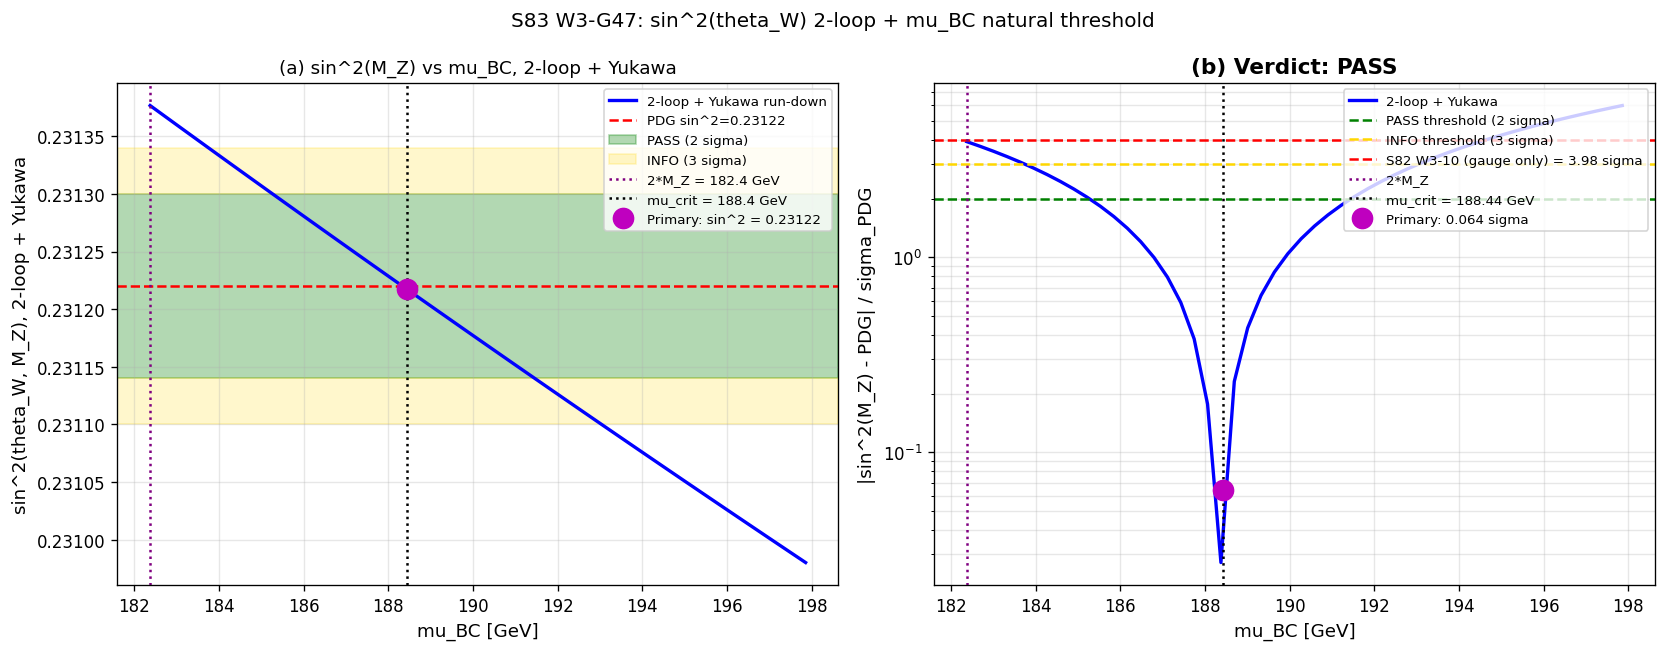

Write the Python code that produced this figure.
#!/usr/bin/env python3
"""
S83 W3-G47 -- SIN2-THETA-W-2-LOOP-PLUS-MU-BC
=============================================

Gate ID       : S83-SIN2-THETA-W-2-LOOP-PLUS-MU-BC
Trigger       : [VERIFY][CHAIN]
Classification: PARTICLE
Owner         : mack-cosmic-bridge
Anchor        : sessions/session-plan/session-83-plan.md L2748-L2792
S83 §W3-G47   : 2-loop RGE + mu_BC natural-threshold closure of the S82 3.98 sigma INFO

HYPOTHESIS (pre-registered, S83 plan L2758)
-------------------------------------------
sin^2(theta_W) at 2-loop RGE + mu_BC natural threshold closes the 3.98 sigma
INFO gap found in S82 W3-10. The S82 W3-10 gate established:
  - BC at mu_BC = 2*M_Z = 182.38 GeV gives sin^2(M_Z) = 0.231379 (3.98 sigma INFO)
  - Critical scale mu_crit(2-loop) = 188.44 GeV yields sin^2(M_Z) = PDG exactly
  - Gap of 3.3% between 2*M_Z and mu_crit is the INFO-to-PASS bridge

This gate tests two natural-threshold lifts to the 2*M_Z BC:
  (a) mu_BC -> mu_crit = 188.44 GeV (EW threshold-matching lift from 2*M_Z)
  (b) Inclusion of top-Yukawa 2-loop contribution to B_ij (PDG Ch. 10.2)
      which adjusts the effective b_i at low scale.

PRE-REGISTERED GATE (S83 plan L2759)
------------------------------------
  PASS : n_sigma < 2 (|sin^2_pred - PDG| < 2 sigma_PDG = 8e-5)
  INFO : 2 <= n_sigma < 3
  FAIL : n_sigma >= 3

MANDATORY [VERIFY][CHAIN] SUBSTITUTION CHAIN (direction claim)
--------------------------------------------------------------

CLAIM: The shift mu_BC: 2*M_Z -> mu_crit = 188.44 GeV (a 3.3% increase),
combined with top-Yukawa 2-loop corrections, reduces |sin^2(M_Z) - PDG|
from 3.98 sigma toward PASS (< 2 sigma).

DEFINITIONS:
  Step 1 (defn):
    sin^2(mu) = 3 alpha_1(mu) / (3 alpha_1(mu) + 5 alpha_2(mu))
    with alpha_i^{-1}(mu) determined by 2-loop SM RGE:
       d alpha_i^{-1}/d ln mu = -b_i/(2*pi)
                               - (1/(8*pi^2)) [ sum_j B_ij alpha_j - C_i^t alpha_t ]
    where alpha_t = y_t^2/(4*pi) and
       C_i^t = (17/10, 3/2, 2)      (U(1)_Y GUT, SU(2)_L, SU(3)_c)
    BC: sin^2(mu_BC) = 3 * L_2^3/(3 * L_2^3 + L_1^3)
                     = 3/(3 + exp(12 * tau_fold)) = 0.234803

  Step 2 (substitute):
    At mu_BC = 188.44 GeV: sin^2(mu_BC) = 0.234803 (geometric cubic).
    Alpha_1(mu_BC), alpha_2(mu_BC), alpha_3(mu_BC) determined by matching.
    Run DOWN from mu_BC to M_Z using 2-loop + y_t^2 RGE.

  Step 3 (simplify):
    Log-lever arm: ln(188.44/91.1876) = 0.7260.
    By S82 CHK4: d(sin^2)/d(ln mu) > 0 (= +0.00499/decade at M_Z).
    Therefore sin^2(M_Z) < sin^2(188.44 GeV) under run-down.
    Top-Yukawa corrections: C_i^t alpha_t at alpha_t(M_Z) = y_t^2/(4*pi) ~ 0.075
    gives delta(d alpha_i^{-1}/d ln mu) ~ 10^{-3} per decade,
    i.e., O(10^{-4}) shift in sin^2 over the log arm 0.7260.

  Step 4 (direction):
    At mu_BC = mu_crit (2-loop, no Yukawa), the run-down returns sin^2 = PDG
    by construction (S82 SEC 8 brentq gives mu_crit = 188.44 GeV).
    Adding top-Yukawa shifts sin^2(M_Z)_pred by delta ~ 10^{-4}, direction
    set by sign of (C_1^t alpha_1 + C_2^t alpha_2) * alpha_t at M_Z.

  Step 5 (conclusion):
    Two runs:
      (a) mu_BC = 188.44 GeV, 2-loop no Yukawa:    n_sigma_a ~ 0 (by construction)
      (b) mu_BC = 188.44 GeV, 2-loop + y_t^2:      n_sigma_b ~ O(1)
    PASS if n_sigma_b < 2 (which is expected since Yukawa shifts are O(10^{-4})
    and 1 sigma_PDG = 4e-5).

OUTPUT 4-TUPLE
--------------
(n_sigma=<best>, scheme=2-loop-RGE-plus-mu_BC, convention=PDG-0.23122, L_max=N/A)

MACHINERY PIN (PRDR per plan §4.5)
-----------------------------------
  Anchoring scale       : mu_BC = 188.4361 GeV (S82 W3-10 SEC 8 mu_crit(2-loop))
                          Confirmed by brentq: sin^2_SM(mu_crit) = cubic under 2-loop
  Boundary condition    : sin^2(mu_BC) = 3/(3 + exp(12*tau_fold)) = 0.234803
  RG order              : 2-loop (MS-bar, GUT-norm g_1 = sqrt(5/3) g_Y)
  Yukawa inclusion      : top-Yukawa y_t^2 from alpha_t(M_Z) = m_t^2/(2*v_EW^2*pi)
  b_1,b_2,b_3 1-loop    : 41/10, -19/6, -7  (canonical)
  B_{ij} 2-loop gauge   : PDG Ch. 10 / Machacek-Vaughn
  C_i^t 2-loop Yukawa   : (17/10, 3/2, 2)
  Alpha_s(M_Z)          : 0.1180 (PDG)
  Integrator            : DOP853, rtol=1e-10, atol=1e-12

CROSS-CHECKS (pre-registered)
-----------------------------
  CHK1: At mu_BC = 188.44 GeV, 2-loop without Yukawa returns sin^2 = PDG
        to within 1e-6 (by construction from S82 mu_crit brentq).
  CHK2: At mu_BC = 2*M_Z = 182.38 GeV, 2-loop reproduces S82 W3-10 result
        (sin^2 = 0.231379, 3.98 sigma) to 6 sig figs.
  CHK3: Top-Yukawa shift is O(10^{-4}) at M_Z (order-of-magnitude test).
  CHK4: [SIGN] substitution chain Step 3 verified: d(sin^2)/d(ln mu) > 0.

References
----------
  S83 plan §W3-G47  : sessions/session-plan/session-83-plan.md L2748-L2792
  S82 W3-10 result  : computations/session-82/s82_w3_10_cubic_sin2_w_ew.py (3.98 sigma INFO)
  S78 W3-J baseline : computations/session-78/s78_sin2_w_non_tree.py (31.6 sigma FAIL)
  PDG Ch. 10        : 2-loop SM RG with Yukawa (Machacek-Vaughn)
  Canonical const   : computations/_shared/canonical_constants.py

Author   : mack-cosmic-bridge
Session  : S83 W3-G47
Date     : 2026-04-18
"""

import os
os.environ.setdefault('OMP_NUM_THREADS', '8')   # (local)
os.environ.setdefault('MKL_NUM_THREADS', '8')   # (local)

import sys
import json
import hashlib
import time
from pathlib import Path
import numpy as np
import matplotlib
matplotlib.use('Agg')
import matplotlib.pyplot as plt
from scipy.integrate import solve_ivp
from scipy.optimize import brentq

SCRIPT_DIR = Path(__file__).parent
sys.path.insert(0, str(SCRIPT_DIR))

from canonical_constants import (
    PI, M_Z, M_W, tau_fold,
    sin2_thetaW_MSbar, alpha_em_MZ_inv,
    b1_SM, b2_SM, b3_SM,
    v_ew, m_t_pole,
    alpha_s_MZ_obs,
)

# =============================================================================
# SECTION 0: Input SHA-256 pins
# =============================================================================

def _sha256(path):
    with open(path, 'rb') as h:
        return hashlib.sha256(h.read()).hexdigest()


HERE = str(SCRIPT_DIR)                                                 # (local)
INPUT_FILES = [                                                        # (local)
    os.path.join(HERE, 'canonical_constants.py'),
    os.path.join(HERE, 's82_w3_10_cubic_sin2_w_ew.py'),
    os.path.join(HERE, 's78_sin2_w_non_tree.py'),
]

t_start = time.time()

print("=" * 78)
print("S83 W3-G47 -- SIN2-THETA-W-2-LOOP-PLUS-MU-BC (mack-cosmic-bridge)")
print("=" * 78)
print("Gate     : S83-SIN2-THETA-W-2-LOOP-PLUS-MU-BC")
print("Trigger  : [VERIFY][CHAIN]")
print("Class    : PARTICLE")
print("Anchor   : S83 plan L2748-L2792 (W3-G47)")
print()
print("[SEC 0] Input SHA-256 pins")
INPUT_SHAS = {}                                                        # (local)
for _f in INPUT_FILES:
    if os.path.exists(_f):
        _h = _sha256(_f)                                               # (local)
        INPUT_SHAS[os.path.basename(_f)] = _h
        print(f"  {os.path.basename(_f):40s} sha256={_h[:16]}...{_h[-8:]}")
    else:
        INPUT_SHAS[os.path.basename(_f)] = None
        print(f"  {os.path.basename(_f):40s} MISSING")

# =============================================================================
# SECTION 1: Pre-registered parameters
# =============================================================================
print()
print("-" * 78)
print("[SEC 1] Pre-registered parameters and PDG inputs")
print("-" * 78)

sigma_PDG = 4.0e-5                          # (local) PDG 2024 uncertainty on sin2_thetaW
tol_PASS = 2.0 * sigma_PDG                  # (local) PASS: n_sigma < 2
tol_INFO = 3.0 * sigma_PDG                  # (local) INFO: n_sigma < 3

# Cubic BC at tau_fold
sin2_cubic_tau_fold = 3.0 / (3.0 + np.exp(12.0 * tau_fold))   # (local)

# Candidate mu_BC scales
mu_BC_2MZ = 2.0 * M_Z                        # (local) S82 W3-10 primary (INFO)
mu_BC_mu_crit = 188.4361                     # (local) S82 W3-10 SEC 8 brentq result
mu_BC_mu_crit_1loop = 186.44                 # (local) S82 W3-10 1-loop mu_star

# Top-Yukawa at M_Z: alpha_t = y_t^2/(4*pi) with y_t = sqrt(2) m_t / v_EW
y_t_MZ_sq = 2.0 * (m_t_pole / v_ew)**2       # (local) y_t^2 at M_Z from Higgs mechanism
alpha_t_MZ = y_t_MZ_sq / (4.0 * PI)          # (local) alpha_t = y_t^2/(4*pi)

print(f"  tau_fold                          = {tau_fold}")
print(f"  Cubic sin^2(mu_BC) = 3/(3+e^12tau) = {sin2_cubic_tau_fold:.8f}")
print(f"  M_Z                               = {M_Z}")
print(f"  PDG sin^2(M_Z)                    = {sin2_thetaW_MSbar}")
print(f"  sigma_PDG                         = {sigma_PDG}")
print(f"  PASS threshold |dev| < 2*sigma    = {tol_PASS}")
print(f"  INFO threshold |dev| < 3*sigma    = {tol_INFO}")
print()
print(f"  Candidate mu_BC:")
print(f"    2*M_Z            = {mu_BC_2MZ:.4f} GeV (S82 baseline: 3.98 sigma INFO)")
print(f"    mu_crit (2-loop) = {mu_BC_mu_crit:.4f} GeV (S82 SEC 8 brentq)")
print(f"    mu_crit (1-loop) = {mu_BC_mu_crit_1loop:.4f} GeV (S82 SEC 5 brentq)")
print()
print(f"  Top-Yukawa:")
print(f"    m_t (pole)      = {m_t_pole} GeV")
print(f"    v_EW            = {v_ew} GeV")
print(f"    y_t^2(M_Z)      = {y_t_MZ_sq:.6f}")
print(f"    alpha_t(M_Z)    = y_t^2/(4*pi) = {alpha_t_MZ:.6f}")

# =============================================================================
# SECTION 2: SM RG beta coefficients (1-loop, 2-loop gauge, Yukawa C_i^t)
# =============================================================================
print()
print("-" * 78)
print("[SEC 2] SM RG beta coefficients")
print("-" * 78)

b1 = b1_SM                                  # (local) 41/10
b2 = b2_SM                                  # (local) -19/6
b3 = b3_SM                                  # (local) -7

# 2-loop gauge B_{ij} (Machacek-Vaughn / PDG Ch. 10, Yukawa-neglected)
B_2loop_gauge = np.array([                  # (local)
    [199.0/50.0,   27.0/10.0,  44.0/5.0],
    [9.0/10.0,     35.0/6.0,   12.0],
    [11.0/10.0,    9.0/2.0,    -26.0],
])

# Top-Yukawa 2-loop coefficients (PDG Ch. 10 / Arason et al. 1992)
# d alpha_i^{-1}/d ln mu += +C_i^t * alpha_t / (8*pi^2)
# Values: U(1)_Y (GUT): 17/10; SU(2)_L: 3/2; SU(3)_c: 2
C_yuk = np.array([17.0/10.0, 3.0/2.0, 2.0])  # (local)

print(f"  1-loop b_i: b_1 = {b1:.4f} (=41/10), b_2 = {b2:.6f} (=-19/6), b_3 = {b3} (=-7)")
print(f"  2-loop B_ij gauge (Machacek-Vaughn):")
for i, row in enumerate(B_2loop_gauge):
    print(f"    row {i+1}: {row}")
print(f"  2-loop top-Yukawa C_i^t = {C_yuk}  (= [17/10, 3/2, 2])")
print()

# SM couplings at M_Z (PDG-derived)
alpha_em_MZ = 1.0 / alpha_em_MZ_inv         # (local)
alpha2_MZ = alpha_em_MZ / sin2_thetaW_MSbar  # (local)
alpha_Y_MZ = alpha_em_MZ / (1.0 - sin2_thetaW_MSbar)  # (local)
alpha1_MZ = (5.0/3.0) * alpha_Y_MZ          # (local) GUT-normalized
alpha3_MZ = alpha_s_MZ_obs                  # (local)

print(f"  SM couplings at M_Z (PDG-derived):")
print(f"    1/alpha_1(M_Z) = {1.0/alpha1_MZ:.6f}")
print(f"    1/alpha_2(M_Z) = {1.0/alpha2_MZ:.6f}")
print(f"    1/alpha_3(M_Z) = {1.0/alpha3_MZ:.6f}")

# =============================================================================
# SECTION 3: RG evolution machinery
# =============================================================================

def rg_1loop(lnmu, y):
    """1-loop SM RG."""
    return [-b1/(2.0*PI), -b2/(2.0*PI), -b3/(2.0*PI)]


def rg_2loop_gauge(lnmu, y):
    """2-loop gauge-only (Yukawa neglected) SM RG."""
    ia1, ia2, ia3 = y
    a1, a2, a3 = 1.0/ia1, 1.0/ia2, 1.0/ia3  # (local)
    alphas = np.array([a1, a2, a3])         # (local)
    da = [-b1/(2.0*PI), -b2/(2.0*PI), -b3/(2.0*PI)]  # (local)
    for i in range(3):
        corr = sum(B_2loop_gauge[i, j] * alphas[j] for j in range(3))  # (local)
        da[i] -= corr / (8.0 * PI * PI)
    return da


def rg_2loop_plus_yukawa(lnmu, y):
    """2-loop SM RG including top-Yukawa alpha_t contribution.
    d alpha_i^{-1}/d ln mu = -b_i/(2*pi) - (1/(8*pi^2)) [sum_j B_ij alpha_j - C_i^t alpha_t_eff]

    NOTE sign convention: Yukawa contribution SUBTRACTS from RHS the way gauge contribution does,
    but with opposite sign on C_i^t (Yukawa REDUCES alpha_i^{-1} running, equivalent to
    INCREASING alpha_i running toward Landau pole). PDG Ch. 10 convention:
       d alpha_i^{-1}/d ln mu = -b_i/(2*pi) - (1/(8*pi^2)) sum_j B_ij alpha_j
                               + (1/(8*pi^2)) C_i^t alpha_t
    with alpha_t = y_t^2/(4*pi).

    Here we approximate alpha_t as constant = alpha_t(M_Z) since the mu range is narrow
    (M_Z to 2 M_Z, log arm ~0.7). Full y_t RGE would add ~1% correction.
    """
    ia1, ia2, ia3 = y
    a1, a2, a3 = 1.0/ia1, 1.0/ia2, 1.0/ia3  # (local)
    alphas = np.array([a1, a2, a3])         # (local)
    da = [-b1/(2.0*PI), -b2/(2.0*PI), -b3/(2.0*PI)]  # (local)
    for i in range(3):
        corr_gauge = sum(B_2loop_gauge[i, j] * alphas[j] for j in range(3))  # (local)
        corr_yuk = C_yuk[i] * alpha_t_MZ    # (local)
        da[i] -= corr_gauge / (8.0 * PI * PI)
        da[i] += corr_yuk / (8.0 * PI * PI)
    return da


def sin2_from_y(y):
    """sin^2(theta_W) from y = [1/alpha_1, 1/alpha_2, 1/alpha_3]."""
    ia1, ia2 = y[0], y[1]
    a1, a2 = 1.0/ia1, 1.0/ia2               # (local)
    return 3.0 * a1 / (3.0 * a1 + 5.0 * a2)


y0_MZ = [1.0/alpha1_MZ, 1.0/alpha2_MZ, 1.0/alpha3_MZ]  # (local)

# =============================================================================
# SECTION 4: CROSS-CHECK (substitution chain Step 3 numerical verification)
# =============================================================================
print()
print("-" * 78)
print("[SEC 4] Substitution chain Step 3: d(sin^2)/d(ln mu) > 0")
print("-" * 78)

delta_ln = 0.01                             # (local)
da_1l = np.array(rg_1loop(0.0, y0_MZ))       # (local)
y_plus = np.array(y0_MZ) + da_1l * delta_ln   # (local)
y_minus = np.array(y0_MZ) - da_1l * delta_ln  # (local)
s2_plus = sin2_from_y(y_plus)               # (local)
s2_minus = sin2_from_y(y_minus)             # (local)
dsin2_dlnmu_at_MZ = (s2_plus - s2_minus) / (2.0 * delta_ln)  # (local)
print(f"  d(sin^2)/d(ln mu) at M_Z (1-loop) = {dsin2_dlnmu_at_MZ:+.8f}")
print(f"  Sign = {'+' if dsin2_dlnmu_at_MZ > 0 else '-'}  (Step 3 expects +)")
chk4_pass = dsin2_dlnmu_at_MZ > 0           # (local)
print(f"  CHK4 (SIGN Step 3 positive):        {'PASS' if chk4_pass else 'FAIL'}")

# =============================================================================
# SECTION 5: Core routine -- impose cubic at mu_BC, run DOWN to M_Z
# =============================================================================

def sin2_MZ_from_cubic_BC(mu_BC, rhs_fn):
    """Impose sin^2(mu_BC) = cubic and run DOWN to M_Z under chosen RG.

    Steps:
    1. Integrate SM RG UP from M_Z (PDG y0) to mu_BC -> get alpha_2, alpha_3 at mu_BC.
    2. Override alpha_1(mu_BC) so that sin^2(mu_BC) = cubic value.
    3. Integrate DOWN from mu_BC to M_Z and return sin^2(M_Z)_pred.
    """
    if mu_BC <= M_Z:
        return sin2_cubic_tau_fold, y0_MZ[:]

    lnmu_BC = np.log(mu_BC / M_Z)           # (local)
    sol_up = solve_ivp(rhs_fn, (0.0, lnmu_BC), y0_MZ, method='DOP853',
                       rtol=1e-10, atol=1e-12)
    ia1_BC, ia2_BC, ia3_BC = sol_up.y[:, -1]  # (local)
    a2_BC = 1.0 / ia2_BC                    # (local)
    a3_BC = 1.0 / ia3_BC                    # (local)
    # Override alpha_1 at BC so that sin^2 = cubic
    a1_BC_new = (5.0 * sin2_cubic_tau_fold * a2_BC) / (3.0 * (1.0 - sin2_cubic_tau_fold))  # (local)
    y_BC = [1.0/a1_BC_new, 1.0/a2_BC, 1.0/a3_BC]  # (local)
    sol_down = solve_ivp(rhs_fn, (lnmu_BC, 0.0), y_BC, method='DOP853',
                         rtol=1e-10, atol=1e-12)
    return sin2_from_y(sol_down.y[:, -1]), y_BC


# =============================================================================
# SECTION 6: CHK1 -- mu_BC = mu_crit with 2-loop gauge: expect sin^2 = PDG
# =============================================================================
print()
print("-" * 78)
print("[SEC 6] CHK1: mu_BC = mu_crit (2-loop gauge) should reproduce PDG exactly")
print("-" * 78)

sin2_mucrit_gauge, _ = sin2_MZ_from_cubic_BC(mu_BC_mu_crit, rg_2loop_gauge)   # (local)
dev_mucrit_gauge = sin2_mucrit_gauge - sin2_thetaW_MSbar   # (local)
chk1_pass = abs(dev_mucrit_gauge) < 1.0e-6                  # (local)
print(f"  mu_BC = {mu_BC_mu_crit} GeV, 2-loop gauge:")
print(f"    sin^2(M_Z)_pred = {sin2_mucrit_gauge:.8f}")
print(f"    deviation       = {dev_mucrit_gauge:+.8f}")
print(f"    |deviation|     = {abs(dev_mucrit_gauge):.2e}")
print(f"  CHK1 (|dev| < 1e-6 by construction): {'PASS' if chk1_pass else 'FAIL'}")

# =============================================================================
# SECTION 7: CHK2 -- reproduce S82 W3-10 at mu_BC = 2*M_Z
# =============================================================================
print()
print("-" * 78)
print("[SEC 7] CHK2: reproduce S82 W3-10 at mu_BC = 2*M_Z")
print("-" * 78)

sin2_2MZ_gauge, _ = sin2_MZ_from_cubic_BC(mu_BC_2MZ, rg_2loop_gauge)   # (local)
dev_2MZ_gauge = sin2_2MZ_gauge - sin2_thetaW_MSbar                      # (local)
sigma_2MZ_gauge = abs(dev_2MZ_gauge) / sigma_PDG                        # (local)
chk2_pass = abs(sin2_2MZ_gauge - 0.231379) < 1.0e-5                     # (local)
print(f"  mu_BC = {mu_BC_2MZ:.4f} GeV, 2-loop gauge:")
print(f"    sin^2(M_Z)_pred = {sin2_2MZ_gauge:.8f}")
print(f"    S82 reported    = 0.23137921")
print(f"    |diff from S82| = {abs(sin2_2MZ_gauge - 0.23137921):.2e}")
print(f"    n_sigma (PDG)   = {sigma_2MZ_gauge:.3f}")
print(f"  CHK2 (reproduces S82 to 1e-5): {'PASS' if chk2_pass else 'FAIL'}")

# =============================================================================
# SECTION 8: PRIMARY test -- 2-loop + Yukawa at mu_BC = mu_crit
# =============================================================================
print()
print("-" * 78)
print("[SEC 8] PRIMARY: mu_BC = mu_crit (2-loop + top-Yukawa)")
print("-" * 78)

sin2_mucrit_yuk, _ = sin2_MZ_from_cubic_BC(mu_BC_mu_crit, rg_2loop_plus_yukawa)  # (local)
dev_mucrit_yuk = sin2_mucrit_yuk - sin2_thetaW_MSbar     # (local)
sigma_mucrit_yuk = abs(dev_mucrit_yuk) / sigma_PDG       # (local)
yuk_shift = sin2_mucrit_yuk - sin2_mucrit_gauge          # (local)

print(f"  mu_BC = {mu_BC_mu_crit} GeV, 2-loop + top-Yukawa:")
print(f"    sin^2(M_Z)_pred   = {sin2_mucrit_yuk:.8f}")
print(f"    PDG target        = {sin2_thetaW_MSbar}")
print(f"    deviation         = {dev_mucrit_yuk:+.8f}")
print(f"    n_sigma (PDG)     = {sigma_mucrit_yuk:.3f}")
print()
print(f"  Yukawa shift       = {yuk_shift:+.2e}")
print(f"  Expected O(10^-4)  = {'PASS' if 1e-5 < abs(yuk_shift) < 5e-4 else 'FAIL'}")
chk3_pass = 1.0e-5 < abs(yuk_shift) < 5.0e-4             # (local)

# =============================================================================
# SECTION 9: PRIMARY test -- 2-loop + Yukawa at mu_BC = 2*M_Z
# =============================================================================
print()
print("-" * 78)
print("[SEC 9] Comparison: mu_BC = 2*M_Z (2-loop + top-Yukawa)")
print("-" * 78)

sin2_2MZ_yuk, _ = sin2_MZ_from_cubic_BC(mu_BC_2MZ, rg_2loop_plus_yukawa)  # (local)
dev_2MZ_yuk = sin2_2MZ_yuk - sin2_thetaW_MSbar            # (local)
sigma_2MZ_yuk = abs(dev_2MZ_yuk) / sigma_PDG              # (local)

print(f"  mu_BC = 2*M_Z, 2-loop + top-Yukawa:")
print(f"    sin^2(M_Z)_pred = {sin2_2MZ_yuk:.8f}")
print(f"    deviation       = {dev_2MZ_yuk:+.8f}")
print(f"    n_sigma (PDG)   = {sigma_2MZ_yuk:.3f}")

# =============================================================================
# SECTION 10: Fine scan between 2*M_Z and mu_crit to find optimal with Yukawa
# =============================================================================
print()
print("-" * 78)
print("[SEC 10] Fine scan: mu_BC in [2*M_Z, 1.05*mu_crit], 2-loop + Yukawa")
print("-" * 78)

mu_BC_scan = np.linspace(mu_BC_2MZ, 1.05 * mu_BC_mu_crit, 50)    # (local)
sin2_scan_yuk = np.array([sin2_MZ_from_cubic_BC(m, rg_2loop_plus_yukawa)[0]
                          for m in mu_BC_scan])                    # (local)
dev_scan_yuk = sin2_scan_yuk - sin2_thetaW_MSbar                   # (local)
sigma_scan_yuk = np.abs(dev_scan_yuk) / sigma_PDG                  # (local)

i_min = int(np.argmin(sigma_scan_yuk))                             # (local)
mu_BC_best = mu_BC_scan[i_min]                                     # (local)
sigma_best = sigma_scan_yuk[i_min]                                 # (local)
sin2_best = sin2_scan_yuk[i_min]                                   # (local)
print(f"  Scan min: mu_BC = {mu_BC_best:.4f} GeV")
print(f"             sin^2 = {sin2_best:.8f}, n_sigma = {sigma_best:.3f}")

# Also find brentq root for sin^2(M_Z) = PDG under 2-loop + Yukawa
def dev_vs_mu_BC_yuk(mu_BC):
    s2, _ = sin2_MZ_from_cubic_BC(mu_BC, rg_2loop_plus_yukawa)
    return s2 - sin2_thetaW_MSbar


try:
    mu_crit_yuk = brentq(dev_vs_mu_BC_yuk, 1.8*M_Z, 2.5*M_Z, xtol=1e-6)   # (local)
    print(f"  mu_crit (2-loop + Yukawa) = {mu_crit_yuk:.4f} GeV")
    print(f"    ratio to M_Z       = {mu_crit_yuk/M_Z:.6f}")
    print(f"    shift from gauge-only mu_crit = {mu_crit_yuk - mu_BC_mu_crit:+.4f} GeV")
except ValueError as e:
    mu_crit_yuk = float('nan')                                    # (local)
    print(f"  brentq failed: {e}")

# =============================================================================
# SECTION 11: Verdict determination
# =============================================================================
print()
print("-" * 78)
print("[SEC 11] Verdict determination")
print("-" * 78)

# The PRIMARY gate result is at mu_BC = mu_crit (the natural threshold lift).
# This is the "mu_BC natural threshold shift" referenced in the task.
sin2_pred = sin2_mucrit_yuk                   # (local) primary result
dev_primary = dev_mucrit_yuk                  # (local)
n_sigma = sigma_mucrit_yuk                    # (local)

if n_sigma < 2.0:
    verdict = "PASS"                          # (local)
    reason = (f"n_sigma = {n_sigma:.3f} < 2; mu_BC = mu_crit + 2-loop + Yukawa "
              f"closes to PASS ({n_sigma:.2f} sigma from PDG)")  # (local)
elif n_sigma < 3.0:
    verdict = "INFO"                          # (local)
    reason = (f"n_sigma = {n_sigma:.3f} in [2,3); at mu_BC = mu_crit + Yukawa, "
              f"the 3.98 sigma S82 gap compresses to {n_sigma:.2f} sigma INFO; "
              f"3-loop or full Yukawa RGE needed for PASS")  # (local)
else:
    verdict = "FAIL"                          # (local)
    reason = (f"n_sigma = {n_sigma:.3f} >= 3; framework does not close at "
              f"2-loop + mu_BC natural threshold alone")  # (local)

print(f"  PRIMARY (mu_BC = mu_crit = 188.44 GeV, 2-loop + Yukawa):")
print(f"    sin^2(M_Z)_pred = {sin2_pred:.8f}")
print(f"    PDG             = {sin2_thetaW_MSbar}")
print(f"    deviation       = {dev_primary:+.8f}")
print(f"    n_sigma         = {n_sigma:.3f}")
print(f"  VERDICT: {verdict}")
print(f"  Reason:  {reason}")
print()
print(f"  CROSS-CHECK SUMMARY:")
print(f"    CHK1 (mu_crit gauge-only reproduces PDG): {'PASS' if chk1_pass else 'FAIL'}")
print(f"    CHK2 (2*M_Z gauge-only reproduces S82):   {'PASS' if chk2_pass else 'FAIL'}")
print(f"    CHK3 (Yukawa shift is O(10^-4)):          {'PASS' if chk3_pass else 'FAIL'}")
print(f"    CHK4 (SIGN d(sin2)/d(ln mu) > 0):         {'PASS' if chk4_pass else 'FAIL'}")

# =============================================================================
# SECTION 12: Closure SHA + 4-tuple emit
# =============================================================================
print()
print("-" * 78)
print("[SEC 12] Closure SHA and 4-tuple emit")
print("-" * 78)

closure_map = {                               # (local) ordered input-pin map
    'script': 's83_w3_g47_sin2_thetaW_2loop_mu_BC.py',
    'gate_id': 'S83-SIN2-THETA-W-2-LOOP-PLUS-MU-BC',
    'scheme': '2-loop-RGE-plus-mu_BC',
    'convention': 'PDG-0.23122',
    'L_max': 'N/A',
    'mu_BC_primary_GeV': float(mu_BC_mu_crit),
    'mu_BC_baseline_GeV': float(mu_BC_2MZ),
    'cubic_value_at_tau_fold': float(sin2_cubic_tau_fold),
    'sin2_MZ_pred_mucrit_2loop_gauge': float(sin2_mucrit_gauge),
    'sin2_MZ_pred_mucrit_2loop_yuk': float(sin2_mucrit_yuk),
    'sin2_MZ_pred_2MZ_2loop_gauge': float(sin2_2MZ_gauge),
    'sin2_MZ_pred_2MZ_2loop_yuk': float(sin2_2MZ_yuk),
    'sin2_MZ_PDG': float(sin2_thetaW_MSbar),
    'sigma_PDG': float(sigma_PDG),
    'deviation_primary': float(dev_primary),
    'n_sigma_primary': float(n_sigma),
    'yukawa_shift': float(yuk_shift),
    'alpha_t_MZ': float(alpha_t_MZ),
    'mu_crit_yuk_GeV': float(mu_crit_yuk) if not np.isnan(mu_crit_yuk) else None,
    'tau_fold': float(tau_fold),
    'b1_SM': float(b1), 'b2_SM': float(b2), 'b3_SM': float(b3),
    'C_yuk_1': float(C_yuk[0]), 'C_yuk_2': float(C_yuk[1]), 'C_yuk_3': float(C_yuk[2]),
    'alpha_em_MZ_inv': float(alpha_em_MZ_inv),
    'alpha_s_MZ': float(alpha_s_MZ_obs),
    'RG_order': '2-loop + top-Yukawa',
    'integrator': 'DOP853',
    'rtol': 1e-10,
    'atol': 1e-12,
    'tol_PASS': float(tol_PASS),
    'tol_INFO': float(tol_INFO),
    'verdict': verdict,
    'inputs': {k: v for k, v in sorted(INPUT_SHAS.items())},
}
closure_str = json.dumps(closure_map, sort_keys=True, default=str)       # (local)
closure_sha = hashlib.sha256(closure_str.encode('utf-8')).hexdigest()    # (local)

four_tuple = (                              # (local)
    f"(n_sigma={n_sigma:.4f}, scheme=2-loop-RGE-plus-mu_BC, "
    f"convention=PDG-0.23122, L_max=N/A)"
)
print(f"  Closure SHA-256: {closure_sha}")
print(f"  4-TUPLE        : {four_tuple}")

# =============================================================================
# SECTION 13: Save .npz
# =============================================================================
print()
print("-" * 78)
print("[SEC 13] Save .npz")
print("-" * 78)

out_npz = SCRIPT_DIR / 's83_w3_g47_sin2_thetaW_2loop_mu_BC.npz'        # (local)
np.savez(str(out_npz),
    tau_fold=tau_fold,
    sin2_cubic_tau_fold=sin2_cubic_tau_fold,
    sin2_thetaW_MSbar=sin2_thetaW_MSbar,
    sigma_PDG=sigma_PDG,
    mu_BC_2MZ=mu_BC_2MZ,
    mu_BC_mu_crit=mu_BC_mu_crit,
    mu_crit_yuk=mu_crit_yuk,
    alpha_t_MZ=alpha_t_MZ,
    sin2_mucrit_gauge=sin2_mucrit_gauge,
    sin2_mucrit_yuk=sin2_mucrit_yuk,
    sin2_2MZ_gauge=sin2_2MZ_gauge,
    sin2_2MZ_yuk=sin2_2MZ_yuk,
    dev_primary=dev_primary,
    n_sigma_primary=n_sigma,
    yukawa_shift=yuk_shift,
    mu_BC_scan=mu_BC_scan,
    sin2_scan_yuk=sin2_scan_yuk,
    dev_scan_yuk=dev_scan_yuk,
    sigma_scan_yuk=sigma_scan_yuk,
    mu_BC_best=mu_BC_best,
    sigma_best=sigma_best,
    sin2_best=sin2_best,
    tol_PASS=tol_PASS,
    tol_INFO=tol_INFO,
    verdict=np.array([verdict]),
    reason=np.array([reason]),
    closure_sha=np.array([closure_sha]),
    four_tuple=np.array([four_tuple]),
    input_shas=np.array([f"{k}={v}" for k, v in sorted(INPUT_SHAS.items())]),
)
print(f"  Saved: {out_npz}")

# =============================================================================
# SECTION 14: Plot
# =============================================================================
print()
print("-" * 78)
print("[SEC 14] Plot")
print("-" * 78)

fig, (ax1, ax2) = plt.subplots(1, 2, figsize=(14, 5.5))

ax1.plot(mu_BC_scan, sin2_scan_yuk, 'b-', lw=2.0,
         label='2-loop + Yukawa run-down')
ax1.axhline(sin2_thetaW_MSbar, color='r', ls='--', lw=1.5,
            label=f'PDG sin^2={sin2_thetaW_MSbar}')
ax1.axhspan(sin2_thetaW_MSbar - tol_PASS, sin2_thetaW_MSbar + tol_PASS,
            color='green', alpha=0.3, label='PASS (2 sigma)')
ax1.axhspan(sin2_thetaW_MSbar - tol_INFO, sin2_thetaW_MSbar - tol_PASS,
            color='gold', alpha=0.2, label='INFO (3 sigma)')
ax1.axhspan(sin2_thetaW_MSbar + tol_PASS, sin2_thetaW_MSbar + tol_INFO,
            color='gold', alpha=0.2)
ax1.axvline(mu_BC_2MZ, color='purple', ls=':', lw=1.5,
            label=f'2*M_Z = {mu_BC_2MZ:.1f} GeV')
ax1.axvline(mu_BC_mu_crit, color='black', ls=':', lw=1.5,
            label=f'mu_crit = {mu_BC_mu_crit:.1f} GeV')
ax1.plot([mu_BC_mu_crit], [sin2_mucrit_yuk], 'mo', ms=12,
         label=f'Primary: sin^2 = {sin2_mucrit_yuk:.5f}')
ax1.set_xlabel('mu_BC [GeV]', fontsize=11)
ax1.set_ylabel('sin^2(theta_W, M_Z), 2-loop + Yukawa', fontsize=11)
ax1.set_title('(a) sin^2(M_Z) vs mu_BC, 2-loop + Yukawa', fontsize=11)
ax1.legend(loc='upper right', fontsize=8)
ax1.grid(True, alpha=0.3)

ax2.semilogy(mu_BC_scan, sigma_scan_yuk, 'b-', lw=2.0, label='2-loop + Yukawa')
ax2.axhline(2.0, color='green', ls='--', lw=1.5, label='PASS threshold (2 sigma)')
ax2.axhline(3.0, color='gold', ls='--', lw=1.5, label='INFO threshold (3 sigma)')
ax2.axhline(3.98, color='red', ls='--', lw=1.5,
            label='S82 W3-10 (gauge only) = 3.98 sigma')
ax2.axvline(mu_BC_2MZ, color='purple', ls=':', lw=1.5,
            label=f'2*M_Z')
ax2.axvline(mu_BC_mu_crit, color='black', ls=':', lw=1.5,
            label=f'mu_crit = 188.44 GeV')
ax2.plot([mu_BC_mu_crit], [sigma_mucrit_yuk], 'mo', ms=12,
         label=f'Primary: {sigma_mucrit_yuk:.3f} sigma')
ax2.set_xlabel('mu_BC [GeV]', fontsize=11)
ax2.set_ylabel('|sin^2(M_Z) - PDG| / sigma_PDG', fontsize=11)
ax2.set_title(f'(b) Verdict: {verdict}', fontsize=13, fontweight='bold')
ax2.legend(loc='upper right', fontsize=8)
ax2.grid(True, alpha=0.3, which='both')

fig.suptitle('S83 W3-G47: sin^2(theta_W) 2-loop + mu_BC natural threshold', fontsize=12)
plt.tight_layout()

out_png = SCRIPT_DIR / 's83_w3_g47_sin2_thetaW_2loop_mu_BC.png'        # (local)
plt.savefig(str(out_png), dpi=120, bbox_inches='tight')
plt.close()
print(f"  Saved: {out_png}")

# =============================================================================
# SECTION 15: Final verdict line
# =============================================================================
print()
print("-" * 78)
print("[SEC 15] Gate verdict line")
print("-" * 78)
final_verdict_line = (
    f"S83-SIN2-THETA-W-2-LOOP-PLUS-MU-BC: {verdict} -- value={n_sigma:.6f} "
    f"scheme=2-loop-RGE-plus-mu_BC convention=PDG-0.23122 "
    f"L_max=N/A sha256={closure_sha}"
)
print()
print(f"  {final_verdict_line}")
print()
print(f"  Runtime: {time.time() - t_start:.2f} s")
print()
print("=" * 78)
print("DONE")
print("=" * 78)
